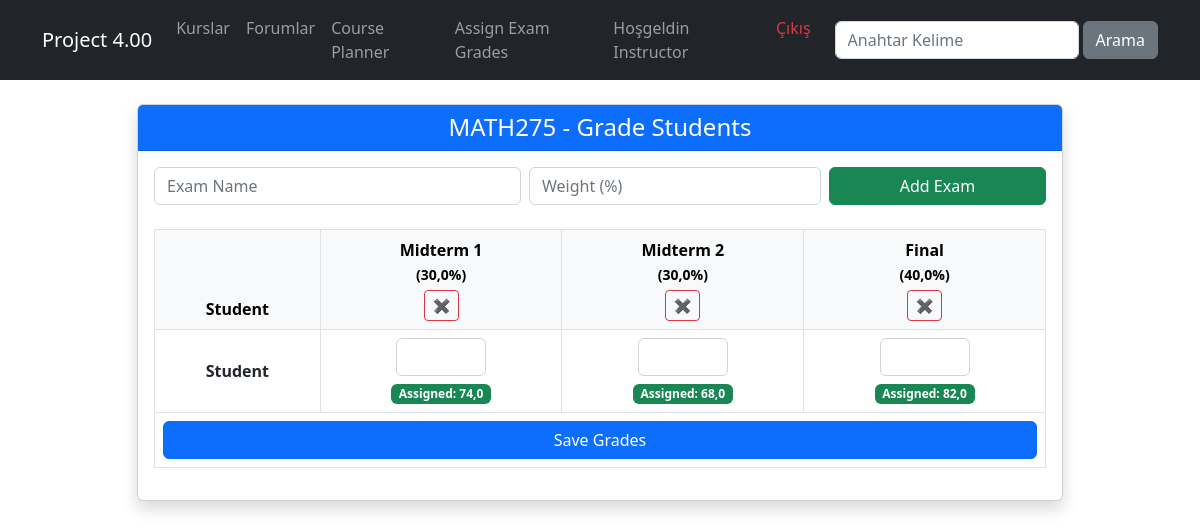
Screenshot of /kurslar/grade-course/Math380/ (signed in) with the database file from the repository.
### courses/models.py (models this page shows, shortened)
class Course(models.Model):
    title = models.CharField(max_length=50, unique=True)
    description = models.TextField()
    image = models.ImageField(upload_to="images",blank=True,default="images/default.jpg")
    date= models.DateField(auto_now=True)
    isActive = models.BooleanField(default=False)
    isHome = models.BooleanField(default=False)
    slug = models.SlugField(default="",blank=True,null=False, unique=True, db_index=True)
    categories = models.ManyToManyField(Category)
    timetable = models.JSONField(default=list, blank=True)
    instructor = models.ForeignKey(
        settings.AUTH_USER_MODEL,
        on_delete=models.SET_NULL,
        null=True,
        blank=True,
        related_name='courses_taught',
        limit_choices_to={'groups__name': 'Instructor'}
    )

class Exam(models.Model):
    course = models.ForeignKey('Course', on_delete=models.CASCADE, related_name='exams')
    name = models.CharField(max_length=50)
    weight = models.FloatField()

class Enrollment(models.Model):
    student = models.ForeignKey(settings.AUTH_USER_MODEL, on_delete=models.CASCADE, related_name='enrollments')
    course = models.ForeignKey('Course', on_delete=models.CASCADE, related_name='enrollments')
    instructor = models.ForeignKey(settings.AUTH_USER_MODEL, on_delete=models.SET_NULL, null=True, blank=True, related_name='instructed_courses')
    date_enrolled = models.DateTimeField(auto_now_add=True)
    class Meta:
        unique_together = ('student', 'course')

class Grade(models.Model):
    enrollment = models.ForeignKey('Enrollment', on_delete=models.CASCADE, related_name='grades')
    exam = models.ForeignKey('Exam', on_delete=models.CASCADE, related_name='grades')
    score = models.FloatField()

### courses/views.py (the view, shortened to what this page needs)
# urls.py: path('grade-course/<slug:slug>/', views.grade_course, name='grade_course'),
@login_required
@user_passes_test(is_instructor)
def grade_course(request, slug):
    course = get_object_or_404(Course, slug=slug, instructor=request.user)
    enrollments = Enrollment.objects.filter(course=course)
    exams = course.exams.all()
    if request.method == "POST" and "delete_exam_id" in request.POST:
        exam_id = request.POST.get("delete_exam_id")
        exam = Exam.objects.filter(id=exam_id, course=course).first()
        if exam:
            exam.delete()
        return redirect('grade_course', slug=course.slug)
    if request.method == "POST" and "add_exam" in request.POST:
        name = request.POST.get("exam_name")
        weight = request.POST.get("exam_weight")
        if name and weight:
            Exam.objects.create(course=course, name=name, weight=weight)
        return redirect('grade_course', slug=course.slug)
    context = {
        'course': course,
        'enrollments': enrollments,
        'exams': exams,
    }
    return render(request, 'courses/grade_course.html', context)

### courses/templatetags/course_extras.py (called while the page is built)
@register.filter
def if_in_group(user, group_name):
    return user.groups.filter(name=group_name).exists()

@register.filter
def get_grade(exam, enrollment):
    return exam.grades.filter(enrollment=enrollment).first()

### courses/views.py (called while the page is built)
def is_instructor(user):
    return user.groups.filter(name='Instructor').exists()

### courses/templates/courses/grade_course.html (shortened to what this page needs)
{% extends "layout.html" %}
{% load course_extras %}
{% block content %}
<div class="container mt-4">
    <div class="row justify-content-center">
        <div class="col-lg-10">
            <div class="card shadow">
                <div class="card-header bg-primary text-white text-center">
                    <h4 class="mb-0">{{ course.title }} - Grade Students</h4>
                </div>
                <div class="card-body">
                    <form method="post" class="row g-2 mb-4 align-items-end">
                        <div class="col-md-5">
                            <input type="text" name="exam_name" class="form-control" placeholder="Exam Name" required>
                        </div>
                        <div class="col-md-4">
                            <input type="number" name="exam_weight" class="form-control" placeholder="Weight (%)" step="0.01" required>
                        </div>
                        <div class="col-md-3">
                            <button type="submit" name="add_exam" class="btn btn-success w-100">Add Exam</button>
                        </div>
                    </form>
                    <div class="table-responsive">
                        <table class="table table-bordered align-middle text-center">
                            <thead class="table-light">
                                <tr>
                                    <th>Student</th>
                                    {% for exam in exams %}
                                        <th>
                                            <div class="d-flex flex-column align-items-center">
                                                <span>{{ exam.name }}<br><small>({{ exam.weight }}%)</small></span>
                                                <form method="post" action="" class="mt-1">
                                                    <button type="submit" class="btn btn-sm btn-outline-danger" title="Delete Exam"
                                                        onclick="return confirm('Are you sure you want to delete this exam?');">✖</button>
                                                </form>
                                            </div>
                                        </th>
                                    {% endfor %}
                                </tr>
                            </thead>
                            <tbody>
                                <form method="post">
                                    {% for enrollment in enrollments %}
                                        <tr>
                                            <td class="fw-bold">{{ enrollment.student.get_full_name|default:enrollment.student.username }}</td>
                                            {% for exam in exams %}
                                                <td>
                                                    {% with grade=exam|get_grade:enrollment %}
                                                        <input type="number" step="0.5" min="0" max="100"
                                                            name="grade_{{ enrollment.id }}_{{ exam.id }}"
                                                            value="{{ grade.score|default_if_none:'' }}"
                                                            class="form-control text-center mb-1"
                                                            style="max-width:90px; margin:auto;">
                                                        {% if grade %}
                                                            <span class="badge bg-success">Assigned: {{ grade.score }}</span>
                                                        {% endif %}
                                                    {% endwith %}
                                                </td>
                                            {% endfor %}
                                        </tr>
                                    {% endfor %}
                                    <tr>
                                        <td colspan="{{ exams|length|add:'1' }}">
                                            <button type="submit" name="save_grades" class="btn btn-primary w-100">Save Grades</button>
                                        </td>
                                    </tr>
                                </form>
                            </tbody>
                        </table>
                    </div>
                </div>
            </div>
        </div>
    </div>
</div>
{% endblock %}

### templates/partials/_nav.html (shortened to what this page needs)
{% load course_extras %}
<nav class="navbar navbar-expand-lg bg-dark navbar-dark">
    <div class="container">
        <a href="{% url 'index' %}" class="navbar-brand">Project 4.00 </a>
        <div class="collapse navbar-collapse" id="navbar">
            <ul class="navbar-nav me-auto">
            <li class="nav-item">
                <a href="{% url 'index' %}" class="nav-link">Kurslar</a>
            </li>
            {% if user.is_authenticated %}
            <li class="nav-item">
                <a href="{% url 'forum' %}" class="nav-link">Forumlar</a>
            </li>
            {% endif %}
            <li class="nav-item">
                <a href="{% url 'planner' %}" class="nav-link">Course Planner</a>
            </li>
            {% if user.is_authenticated and user|if_in_group:"Instructor" %}
                <li class="nav-item">
                    <a href="{% url 'assign_exam_grades' %}" class="nav-link">Assign Exam Grades</a>
                </li>
            {% endif %}
            </ul>
            <ul class="navbar-nav me-3">
                {% if user.is_authenticated %}
                    <li class="nav-item">
                        <a href="" class="nav-link">Hoşgeldin {{user.username}}</a>
                    </li>
                    <li class="nav-item">
                        <a href="{% url 'user_logout' %}" class="nav-link       text-danger">Çıkış</a>
                    </li>
                {% endif %}
            </ul>
            <form class="d-flex" action="{% url 'search' %}">
            <input class="form-control me-1" type="text" name="q" placeholder="Anahtar Kelime">
            <button type="submit" class="btn btn-secondary">Arama</button>
            </form>
        </div>
    </div>
</nav>

### rows the page displays
Course: title "MATH275"
Exam: name "Midterm 1", weight "30,0"
Exam: name "Midterm 2", weight "30,0"
Exam: name "Final", weight "40,0"
Enrollment: student.get_full_name "Student"
Grade: score "74,0"
Grade: score "68,0"
Grade: score "82,0"

### other values shown
{{ user.username }} "Instructor"
